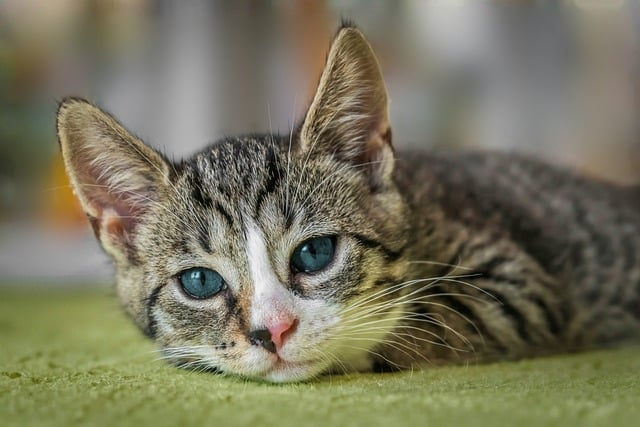
#> input picture SECTION 2/Resources/image2.jpg, 640 x 427 px, found by its file name
$ python splitmerge.py
#> lines starting #> are read from the running program, lines starting #| are printed output that depends on the picture
import cv2 as cv

img = cv.imread('Resources\image2.jpg')
#> img is the input picture: shape (427, 640, 3); mean B, G, R 93.2, 116.1, 119.1
b, g, r = cv.split(img)
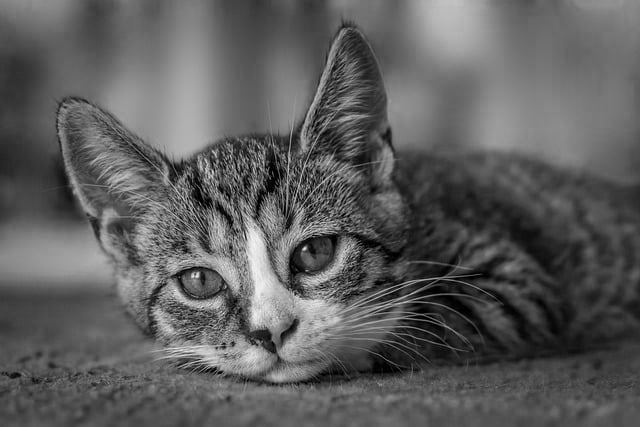
#> b: shape (427, 640); min 0, max 249, mean 93.2
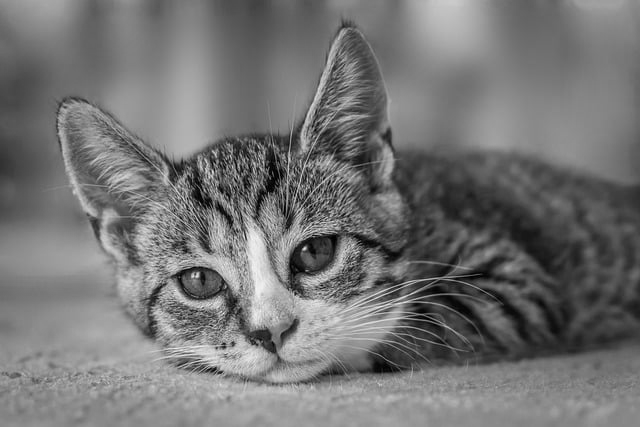
#> g: shape (427, 640); min 0, max 249, mean 116.1
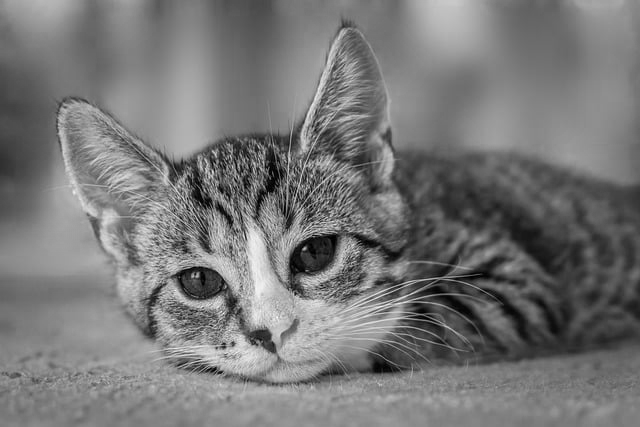
#> r: shape (427, 640); min 0, max 254, mean 119.1
cv.imshow('Blue', b)
cv.imshow('Green', g)
cv.imshow('Red', r)

# The third dimension represents no of color channels.
print(img.shape)
#| (427, 640, 3)
print(b.shape)
#| (427, 640)
print(g.shape)
#| (427, 640)
print(r.shape)
#| (427, 640)

merged = cv.merge((b, g, r))
cv.imshow('Merged', merged)

cv.waitKey(0)
